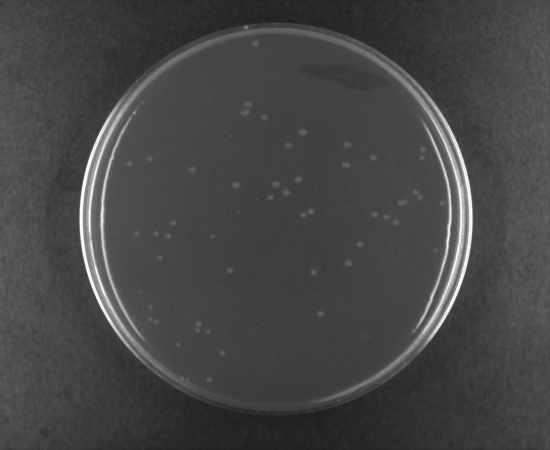
#> input picture img.png, 1100 x 900 px, given in place of 0B3.Tif, which was not available (shown at 1/2 size)
$ python counter.py   (older library calls are emulated)
#> lines starting #> are read from the running program, lines starting #| are printed output that depends on the picture; after the words box and inside, x2 and y2 are one past the last pixel; in counts of white or black regions, pixels touching at a corner belong together; pictures that were not available may be replaced by others from this repository, and a replacement may not be noted
# -*- coding: utf-8 -*-
import numpy as np
import matplotlib.pyplot as plt
from skimage import draw, morphology, transform, filters, feature, measure, color
import cv2


def cut(img, sigma=0.1, plate_width=40):
    # img = cv2.imread('5B3.Tif', cv2.IMREAD_GRAYSCALE) / 255.0
#> called with sigma = 0.1, plate_width = 40
    im = img.copy()
    im = transform.resize(im, (550, 672))
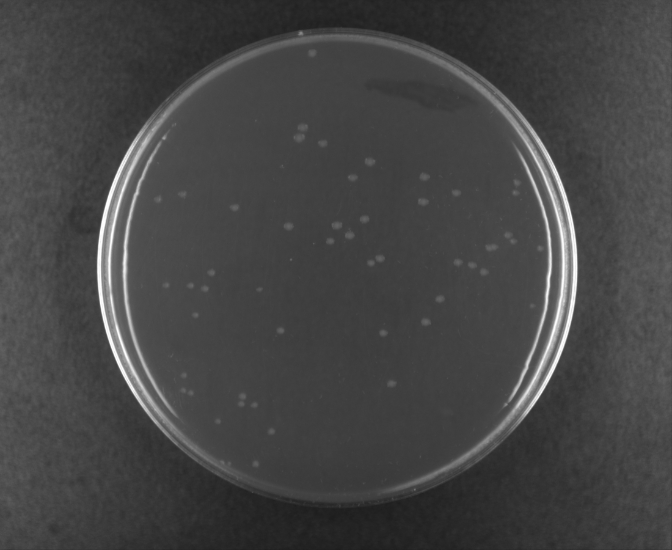
#> im: shape (550, 672) float64; min 0.115, max 1, mean 0.274
    contour = feature.canny(im, sigma=sigma)
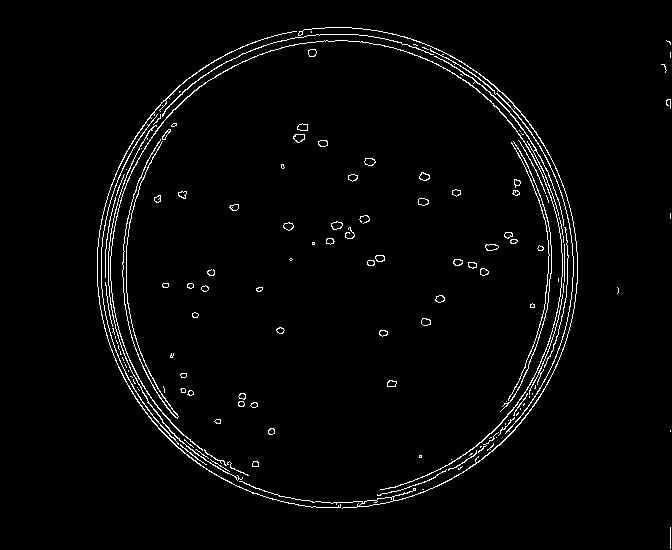
#> contour: shape (550, 672) bool; 2.5% white in thin lines or dots, all inside (x1, y1, x2, y2) = (97, 27, 671, 549)
    blotmap = morphology.dilation(contour, selem=morphology.disk(3))
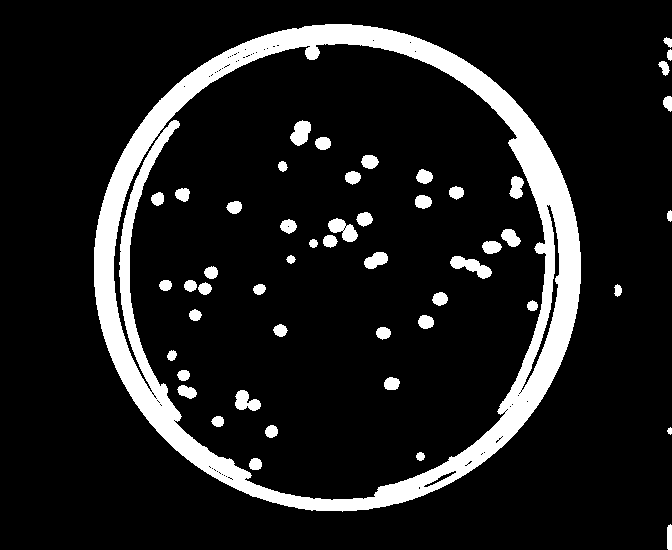
#> blotmap: shape (550, 672) bool; 11.8% white; 51 white regions, largest, box (x1, y1, x2, y2) and area: (94, 24, 581, 512) 35756, (450, 256, 492, 279) 466, (328, 218, 358, 242) 400
    radius = np.arange(210, 275, step=3)
    hough = transform.hough_circle(blotmap, radius=radius)
    plate_index = np.unravel_index(hough.argmax(), hough.shape)
#> plate_index = (9, 265, 332)
    c = draw.circle(*plate_index[1:], radius[plate_index[0]] - plate_width)
#> c = 121893 positions, rows 69 to 461, columns 136 to 528
    mask = np.zeros_like(im)
    mask[c[0], c[1]] = 1.
    blotmap = blotmap * mask
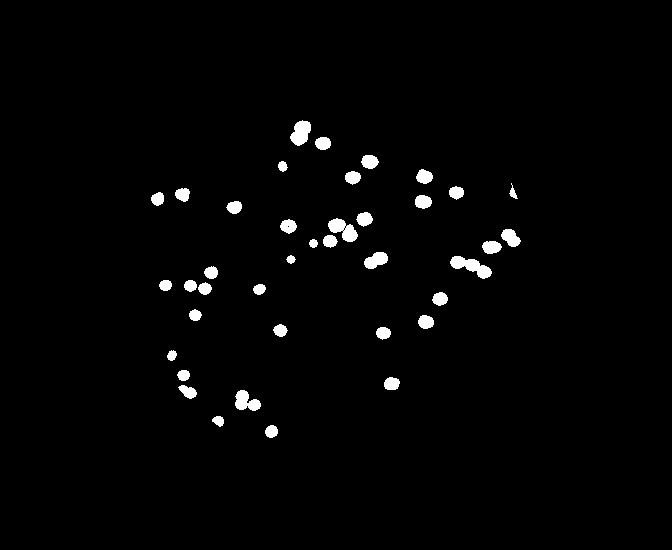
#> blotmap: shape (550, 672) float64; values 0 (black) and 1 (white), 1.8% white; 39 white regions, largest, box (x1, y1, x2, y2) and area: (450, 256, 492, 279) 466, (328, 218, 358, 242) 400, (290, 120, 311, 146) 369
    return blotmap


def recognize(blotmap):
    label = measure.label(blotmap, connectivity=1)
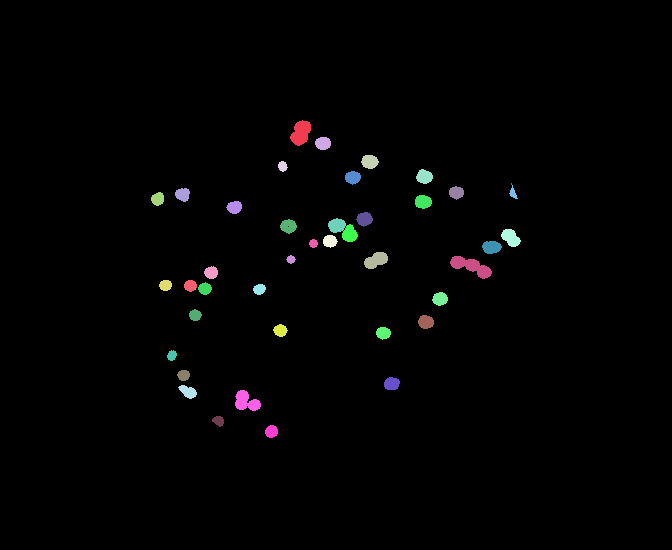
#> label: shape (550, 672) int64; 42 distinct labels, from 0 to 41; one colour per label, 0 black
    blur_map = filters.gaussian(blotmap, 2)
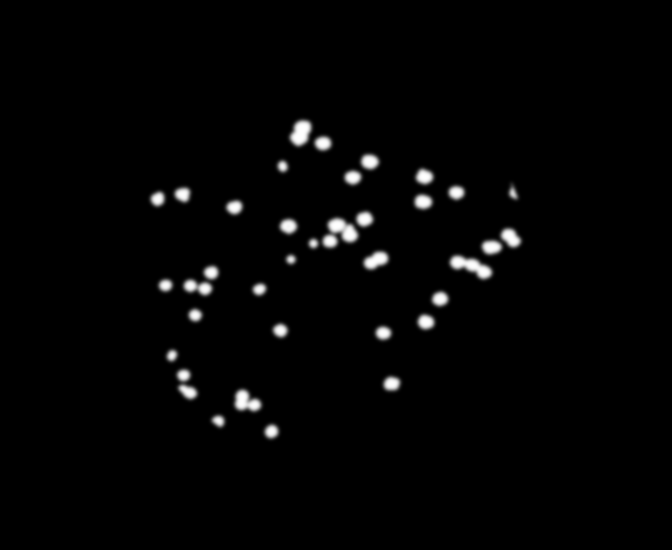
#> blur_map: shape (550, 672) float64; min 0, max 1, mean 0.018
    peaks = feature.peak_local_max(blur_map, min_distance=2, labels=label, num_peaks_per_label=10)
#> peaks = 48 pairs, first value 128 to 431, second value 157 to 512
    # peaks = feature.peak_local_max(blur_map, min_distance=2)
    return peaks.shape[0], peaks


def graph(img, peaks, show=True, fname=None):
    im = img.copy()
    im = transform.resize(im, (550, 672))
    im = color.gray2rgb(im)

    fig, ax = plt.subplots(dpi=150)
    ax.imshow(im)
    ax.scatter(peaks[:, 1], peaks[:, 0], c='', edgecolors='r', s=20, linewidths=0.3)
    ax.text(75, 520, 'count: {}'.format(peaks.shape[0]), color='white')
    plt.axis('off')
    if show:
        plt.show()
    # [4 lines of commented-out code are left out]

    if fname:
        fig.savefig(fname)


if __name__ == '__main__':
    img = cv2.imread('0B3.Tif', cv2.IMREAD_GRAYSCALE) / 255.0
    plate = cut(img)
    num, dots = recognize(plate)
#> num = 48; dots has the same summary as peaks in recognize
    graph(img, dots, fname='test.png')
#> (the run stopped early here; a loop or call above may not have finished)
